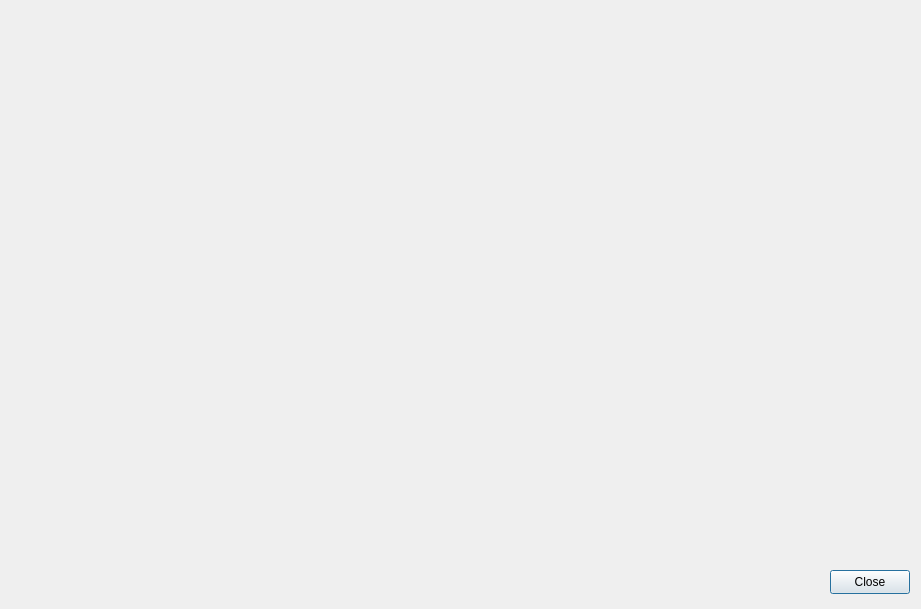
<?xml version="1.0" encoding="UTF-8"?>
<ui version="4.0">
 <class>statlivreur</class>
 <widget class="QDialog" name="statlivreur">
  <property name="geometry">
   <rect>
    <x>0</x>
    <y>0</y>
    <width>921</width>
    <height>609</height>
   </rect>
  </property>
  <property name="windowTitle">
   <string>Dialog</string>
  </property>
  <widget class="QPushButton" name="pushButton">
   <property name="geometry">
    <rect>
     <x>830</x>
     <y>570</y>
     <width>80</width>
     <height>24</height>
    </rect>
   </property>
   <property name="text">
    <string>Close</string>
   </property>
  </widget>
  <widget class="QLabel" name="label">
   <property name="geometry">
    <rect>
     <x>10</x>
     <y>20</y>
     <width>901</width>
     <height>531</height>
    </rect>
   </property>
   <property name="text">
    <string/>
   </property>
  </widget>
 </widget>
 <resources/>
 <connections/>
</ui>
